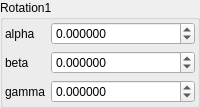
    <widget class="QGroupBox" name="groupBox_3">
     <property name="title">
      <string>Rotation1</string>
     </property>
     <layout class="QVBoxLayout" name="verticalLayout_7">
      <property name="leftMargin">
       <number>2</number>
      </property>
      <property name="topMargin">
       <number>2</number>
      </property>
      <property name="rightMargin">
       <number>2</number>
      </property>
      <property name="bottomMargin">
       <number>2</number>
      </property>
      <item>
       <layout class="QGridLayout" name="gridLayout_8" columnstretch="0,1">
        <item row="1" column="0">
         <widget class="QLabel" name="label_40">
          <property name="text">
           <string notr="true">alpha</string>
          </property>
         </widget>
        </item>
        <item row="2" column="0">
         <widget class="QLabel" name="label_41">
          <property name="text">
           <string notr="true">beta</string>
          </property>
         </widget>
        </item>
        <item row="3" column="0">
         <widget class="QLabel" name="label_42">
          <property name="text">
           <string notr="true">gamma</string>
          </property>
         </widget>
        </item>
        <item row="1" column="1">
         <widget class="MyDoubleSpinBox" name="spinboxd3_transf_rotation_x">
          <property name="sizePolicy">
           <sizepolicy hsizetype="Minimum" vsizetype="Maximum">
            <horstretch>0</horstretch>
            <verstretch>0</verstretch>
           </sizepolicy>
          </property>
          <property name="prefix">
           <string/>
          </property>
          <property name="suffix">
           <string/>
          </property>
          <property name="decimals">
           <number>6</number>
          </property>
          <property name="minimum">
           <double>-36000.000000000000000</double>
          </property>
          <property name="maximum">
           <double>36000.000000000000000</double>
          </property>
          <property name="singleStep">
           <double>1.000000000000000</double>
          </property>
         </widget>
        </item>
        <item row="2" column="1">
         <widget class="MyDoubleSpinBox" name="spinboxd3_transf_rotation_y">
          <property name="sizePolicy">
           <sizepolicy hsizetype="Minimum" vsizetype="Maximum">
            <horstretch>0</horstretch>
            <verstretch>0</verstretch>
           </sizepolicy>
          </property>
          <property name="prefix">
           <string/>
          </property>
          <property name="suffix">
           <string/>
          </property>
          <property name="decimals">
           <number>6</number>
          </property>
          <property name="minimum">
           <double>-36000.000000000000000</double>
          </property>
          <property name="maximum">
           <double>36000.000000000000000</double>
          </property>
          <property name="singleStep">
           <double>1.000000000000000</double>
          </property>
         </widget>
        </item>
        <item row="3" column="1">
         <widget class="MyDoubleSpinBox" name="spinboxd3_transf_rotation_z">
          <property name="sizePolicy">
           <sizepolicy hsizetype="Minimum" vsizetype="Maximum">
            <horstretch>0</horstretch>
            <verstretch>0</verstretch>
           </sizepolicy>
          </property>
          <property name="prefix">
           <string/>
          </property>
          <property name="suffix">
           <string/>
          </property>
          <property name="decimals">
           <number>6</number>
          </property>
          <property name="minimum">
           <double>-36000.000000000000000</double>
          </property>
          <property name="maximum">
           <double>36000.000000000000000</double>
          </property>
          <property name="singleStep">
           <double>1.000000000000000</double>
          </property>
         </widget>
        </item>
       </layout>
      </item>
     </layout>
    </widget>
